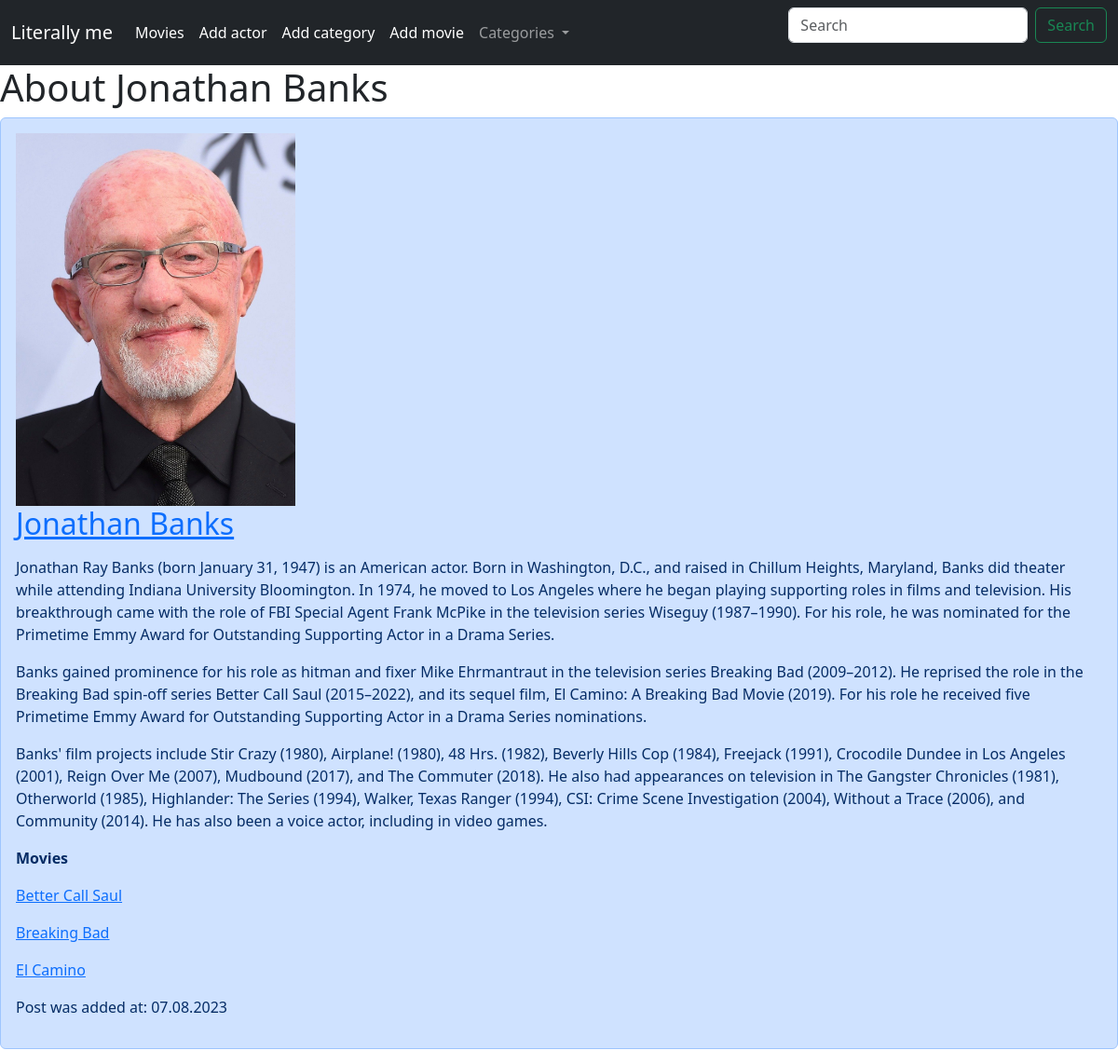
Page /actor/jonathan-banks/ on the committed database.
### mainapp/models.py (models this page shows, shortened)
class Actor(models.Model):
    name = models.CharField(max_length=100)
    bio = models.TextField(blank=True)
    photo = models.ImageField(upload_to='photos/%d/%m/%Y')
    create_time = models.DateTimeField(auto_now_add=True)
    slug = models.SlugField(max_length=255, unique=True, db_index=True)
    def get_absolute_url(self):
        return reverse('about_actor', kwargs={'actor_slug': self.slug})
    class Meta:
        verbose_name = 'Actors (they are literally me)'
        verbose_name_plural = 'Actors (they are literally me)'

class Movie(models.Model):
    title = models.CharField(max_length=100)
    plot = models.TextField(blank=True)
    release_date = models.CharField(max_length=100)
    poster = models.ImageField(upload_to='posters/%d/%m/%Y')
    create_time = models.DateTimeField(auto_now_add=True, null=True)
    actors = models.ManyToManyField(Actor, related_name='movies') # related_name is for finding each actors movies (actor.movies)
    category = models.ForeignKey(Category, on_delete=models.PROTECT, related_name='movies')
    slug = models.SlugField(max_length=255, unique=True, db_index=True)
    def get_absolute_url(self):
        return reverse('about_movie', kwargs={'movie_slug': self.slug})
    class Meta:
        verbose_name = 'Movies (literally me)'
        verbose_name_plural = 'Movies (literally me)'
        ordering = ['-create_time']

### mainapp/views.py (the view)
# urls.py: path('actor/<slug:actor_slug>/', AboutActorView.as_view(), name='about_actor'),
class AboutActorView(DataMixin, DetailView):
    model = Actor
    template_name = 'mainapp/actor/about_actor.html'
    context_object_name = 'actor'
    slug_url_kwarg = 'actor_slug' # changing default slug name to what we need
    def get_context_data(self, **kwargs):
        context = super().get_context_data(**kwargs)
        mixin_context = self.get_user_context(title='About ' + str(context['actor'].name))
        return dict(list(context.items()) + list(mixin_context.items()))

### mainapp/models.py (called while the page is built)
    def get_absolute_url(self):
        return reverse('category', kwargs={'category_slug': self.slug})

### mainapp/utils.py (called while the page is built)
    def get_user_context(self, **kwargs):
        categories = Category.objects.annotate(movies_count=Count('movies')) # creating new column called movies_count
        user_menu = menu.copy()
        if not self.request.user.is_authenticated:
            if not self.request.user.is_superuser:
                user_menu = [user_menu[0]]
        context = kwargs
        context['menu'] = menu
        context['categories'] = categories
        return context

### mainapp/templates/mainapp/actor/about_actor.html
{% extends 'mainapp/base.html' %}
{% block content %}
    <h1>{{ title }}</h1>
    <div class="alert alert-primary post" role="alert">
        {% if actor.photo %}
            <img src="{{ actor.photo.url }}" width="300" alt="actor.name">
        {% endif %}
        <h2><a href="{{ actor.get_absolute_url }}">{{ actor.name }}</a></h2>
        <p>{{ actor.bio|linebreaks }}</p>
        <p><b>Movies</b></p>
        {% for movie in actor.movies.all %}
            <p><a href="{{ movie.get_absolute_url }}">{{ movie.title }}</a></p>
        {% endfor %}
        <p>Post was added at: {{ actor.create_time|date:"d.m.Y" }}</p>
    </div>
{% endblock %}

### rows in the picture
Actor: photo (picture), name "Jonathan Banks", bio "Jonathan Ray Banks (born January 31, 1947) is an American actor. Born in Washington, D.C., and raised in Chillum Heights, Maryland, Banks did theater while attending Indiana University Bloomington. In 1974, he moved to Los Angeles where he began playing supporting roles in films and television. His breakthrough came with the role of FBI Special Agent Frank McPike in the television series Wiseguy (1987–1990). For his role, he was nominated for the Primetime Emmy Award for Outstanding Supporting Actor in a Drama Series. Banks gained prominence for his role as hitman and fixer Mike Ehrmantraut in the television series Breaking Bad (2009–2012). He reprised the role in the Breaking Bad spin-off…", create_time "07.08.2023"
Movie: title "Better Call Saul"
Movie: title "Breaking Bad"
Movie: title "El Camino"

### other values in the picture
{{ item.title }} "Movies" "Add actor" "Add category" "Add movie"
{{ title }} "About Jonathan Banks"
